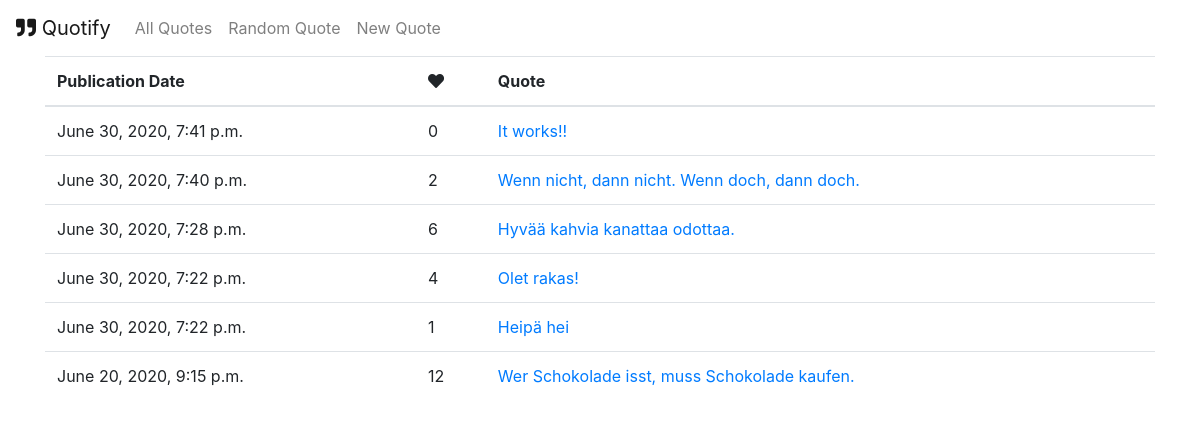
The app's page /, older data.
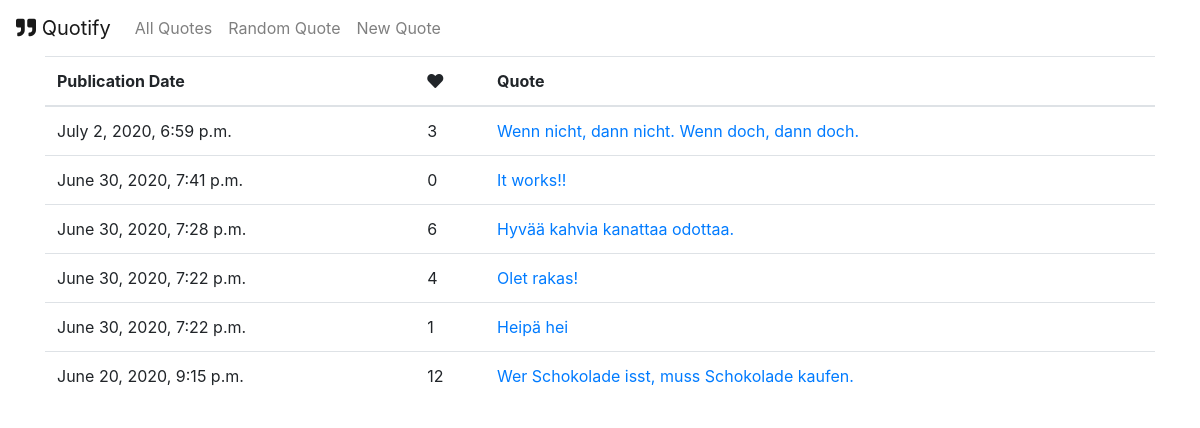
The same page, newer data.
### quotes/models.py (models this page shows, shortened)
class Quote(models.Model):
    quote_text = models.CharField(max_length=1000)
    pub_date = models.DateTimeField('date published', auto_now=True)
    likes = models.IntegerField(default=0)
    def __str__(self):
        return self.quote_text

### quotes/views.py (the view)
# urls.py: path('', views.IndexView.as_view(), name='index'),
class IndexView(generic.ListView):
    template_name = 'quotes/index.html'
    context_object_name = 'quote_list'
    def get_queryset(self):
        return Quote.objects.all().order_by('-pub_date')

### quotes/templates/quotes/index.html
{% extends 'quotes/base.html' %}
{% block content %}
    {% if quote_list %}
    <table class="table">
        <thead>
            <tr>
                <th scope="col">Publication Date</th>
                <th scope="col"><i class="fas fa-heart"></i></th>
                <th scope="col">Quote</th>
            </tr>
        </thead>
        <tbody>
            {% for quote in quote_list %}
            <tr>
                <td>{{ quote.pub_date }}</td>
                <td>{{ quote.likes }}</td>
                <td><a href="{% url 'quotes:detail' quote.id %}">{{ quote.quote_text }}</a></td>
            </tr>
            {% endfor %}
        </tbody>
    </table>
    {% else %}
        <p>No quotes available.</p>
    {% endif %}
{% endblock %}

Row changes from the older to the newer data that the page shows:
changed Quote "Wenn nicht, dann nicht. Wenn doch, dann doch.": pub_date "June 30, 2020, 7:40 p.m." → "July 2, 2020, 6:59 p.m."; likes "2" → "3"; moves up the list
